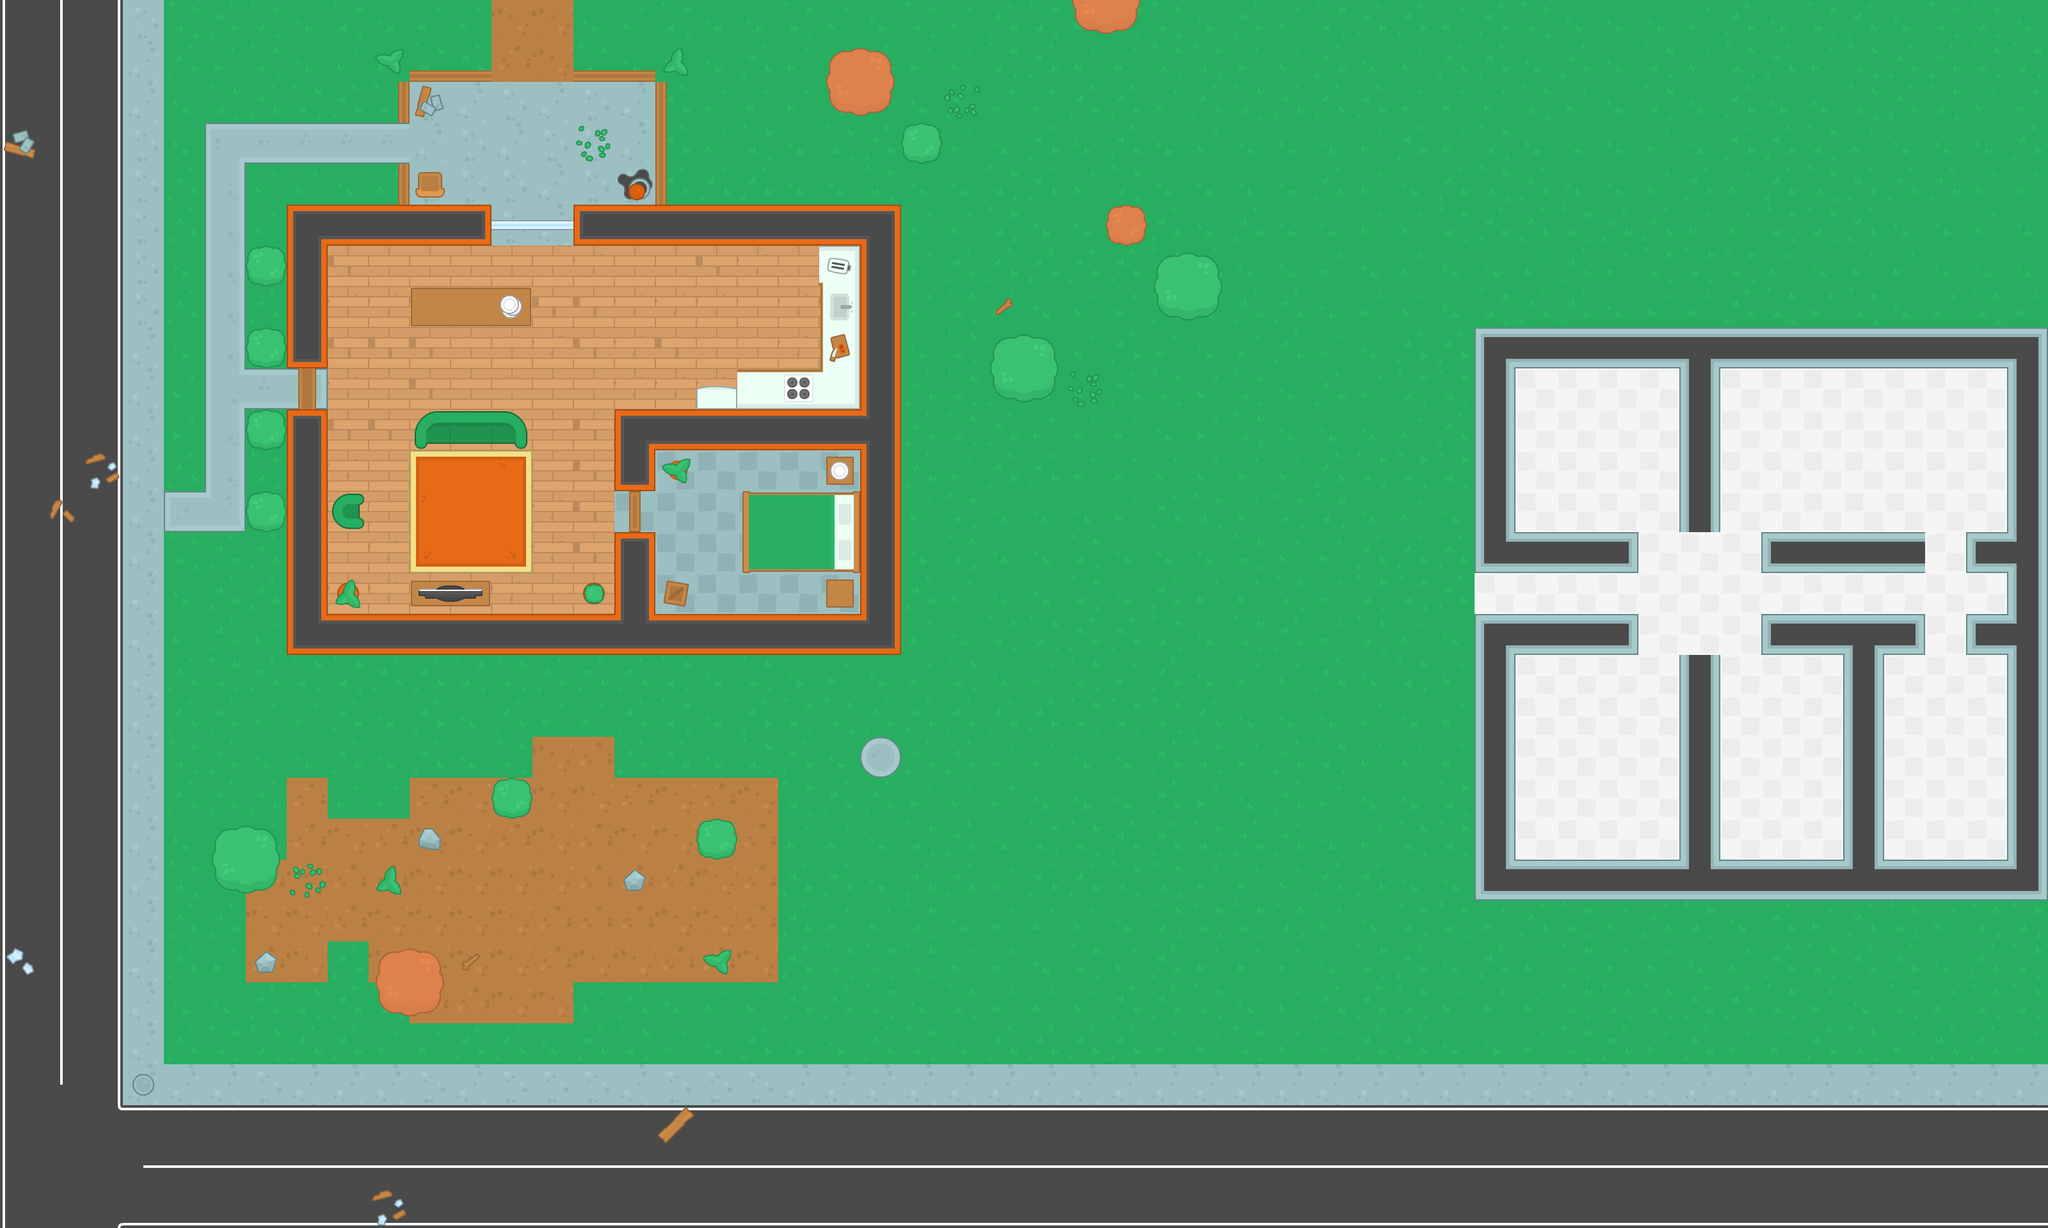

Tiled map render using the project's own tile images. Description and the map definition, with tile-layer contents summarised, below:
An orthogonal 50x30 tile map with 64x64 px tiles, 4 tile layers (ground, walls, items, decorations), 2 tilesets and 95 objects (50x Wall, 34x Zombie, 3x Mine, 2x Spawner, Player, ...).

<map version="1.2" tiledversion="1.2.4" orientation="orthogonal" renderorder="right-down" width="50" height="30" tilewidth="64" tileheight="64" infinite="0" nextlayerid="9" nextobjectid="220">
 <tileset firstgid="1" name="spritesheet_tiles" tilewidth="64" tileheight="64" spacing="10" tilecount="540" columns="27">
  <image source="spritesheet_tiles.png" width="1988" height="1470" />
 </tileset>
 <tileset firstgid="541" name="Tile_sheet" tilewidth="64" tileheight="64" spacing="10" tilecount="540" columns="27">
  <image source="spritesheet_tiles.png" trans="ff00ff" width="1988" height="1470" />
 </tileset>
 <layer id="1" name="ground" width="50" height="30" locked="1">
  <data>[1500 cells, 1499 non-empty, 40 distinct tile ids]</data>
 </layer>
 <layer id="2" name="walls" width="50" height="30" locked="1">
  <data>[1500 cells, 149 non-empty, 25 distinct tile ids]</data>
 </layer>
 <layer id="3" name="items" width="50" height="30" locked="1">
  <data>[1500 cells, 65 non-empty, 38 distinct tile ids]</data>
 </layer>
 <layer id="4" name="decorations" width="50" height="30" locked="1">
  <data>[1500 cells, 25 non-empty, 18 distinct tile ids]</data>
 </layer>
 <objectgroup id="8" name="Obstacles">
  <object id="87" name="Wall" x="448" y="320" width="320" height="64" />
  <object id="88" x="640" y="384" width="64" />
  <object id="93" name="Wall" x="448" y="384" width="64" height="192" />
  <object id="94" name="Player" x="2936" y="622" width="64" height="64" />
  <object id="96" name="Wall" x="1344" y="384" width="64" height="576" />
  <object id="97" name="Wall" x="448" y="640" width="62" height="320" />
  <object id="100" name="Wall" x="398" y="528" width="36.6667" height="32.6667" />
  <object id="101" name="Wall" x="396" y="401.333" width="38.6667" height="30.6667" />
  <object id="102" name="Wall" x="640" y="704" width="192" height="192" />
  <object id="103" name="Wall" x="640" y="448" width="192" height="64" />
  <object id="104" name="Wall" x="960" y="640" width="384" height="64" />
  <object id="105" name="Wall" x="960" y="704" width="64" height="64" />
  <object id="110" name="Wall" x="640" y="640" width="192" height="64" />
  <object id="111" name="Wall" x="516" y="768" width="64" height="64" />
  <object id="112" name="Wall" x="518" y="898" width="52" height="54" />
  <object id="113" name="Wall" x="896" y="896" width="64" height="64" />
  <object id="114" name="Wall" x="640" y="896" width="128" height="64" />
  <object id="117" name="Wall" x="3136" y="576" width="64" height="832" />
  <object id="118" name="Wall" x="2304" y="960" width="64" height="448" />
  <object id="120" name="Wall" x="2624" y="576" width="64" height="256" />
  <object id="121" name="Wall" x="2624" y="1026" width="64" height="318" />
  <object id="122" name="Wall" x="2880" y="1024" width="64" height="320" />
  <object id="127" name="Wall" x="3072" y="832" width="64" height="64" />
  <object id="128" name="Wall" x="3072" y="960" width="64" height="64" />
  <object id="129" name="Wall" x="394" y="784" width="38.6667" height="30.6667" />
  <object id="130" name="Wall" x="1304" y="88" width="70" height="70" />
  <object id="134" name="Zombie" x="874" y="712" width="40" height="42" />
  <object id="135" name="Zombie" x="1176" y="460" width="40" height="42" />
  <object id="136" name="Zombie" x="260" y="636" width="40" height="42" />
  <object id="137" name="Wall" x="1152" y="576" width="188" height="64" />
  <object id="139" x="1088" y="604" width="62.6667" height="30.6667" />
  <object id="140" name="Wall" x="398" y="652" width="32" height="36" />
  <object id="146" name="Wall" x="2304" y="512" width="64" height="384" />
  <object id="147" name="Wall" x="2368" y="512" width="832" height="64" />
  <object id="149" name="Wall" x="2368" y="1344" width="768" height="64" />
  <object id="150" name="Wall" x="2752" y="832" width="256" height="64" />
  <object id="151" name="Wall" x="2752" y="960" width="256" height="64" />
  <object id="152" name="Wall" x="2368" y="960" width="192" height="64" />
  <object id="153" name="Wall" x="2368" y="832" width="192" height="64" />
  <object id="154" name="Wall" x="1280" y="384" width="64" height="192" />
  <object id="156" name="Wall" x="896" y="320" width="512" height="64" />
  <object id="158" name="Wall" x="448" y="960" width="960" height="64" />
  <object id="161" name="Wall" x="958" y="832" width="64" height="128" />
  <object id="162" name="Zombie" x="1998" y="646" width="40" height="42" />
  <object id="163" name="Zombie" x="1792" y="512" width="40" height="42" />
  <object id="164" name="Zombie" x="1664" y="640" width="40" height="42" />
  <object id="165" name="Zombie" x="1838" y="654" width="40" height="42" />
  <object id="166" name="Wall" x="1826" y="416" width="56" height="60" />
  <object id="167" name="Wall" x="1570" y="544" width="60" height="60" />
  <object id="169" name="Zombie" x="1918" y="544" width="40" height="42" />
  <object id="170" name="Zombie" x="1736" y="732" width="40" height="42" />
  <object id="171" name="Zombie" x="1522" y="690" width="40" height="42" />
  <object id="172" x="0" y="0" />
  <object id="173" name="Wall" x="0" y="0" height="1920" />
  <object id="174" name="Wall" x="0" y="1920" width="3200" />
  <object id="175" name="Wall" x="3200" y="0" height="1920" />
  <object id="176" name="Wall" x="0" y="0" width="3200" />
  <object id="177" name="Health" x="2178" y="768" width="36" height="38" />
  <object id="178" name="Wall" x="1156" y="770" width="178" height="124" />
  <object id="179" name="Wall" x="778" y="1230" width="38" height="38" />
  <object id="180" name="Wall" x="346" y="1308" width="70" height="70" />
  <object id="181" name="Wall" x="600" y="1496" width="72" height="70" />
  <object id="182" name="Wall" x="1100" y="1294" width="38" height="36" />
  <object id="183" name="Wall" x="1740" y="328" width="38" height="42" />
  <object id="184" name="Shotgun" x="2808" y="680" width="40" height="36" />
  <object id="185" name="Zombie" x="914" y="146" width="40" height="42" />
  <object id="186" name="Zombie" x="230" y="452" width="40" height="42" />
  <object id="187" name="Spawner" x="768" y="1348" width="68" height="60" />
  <object id="190" name="Spawner" x="1538" y="258" width="68" height="60" />
  <object id="191" name="Mine" x="518" y="1290" />
  <object id="192" name="Mine" x="628" y="1206" />
  <object id="193" name="Wall" x="1418" y="202" width="40" height="38" />
  <object id="194" name="Zombie" x="2700" y="794" width="40" height="42" />
  <object id="195" name="Zombie" x="2720" y="1080" width="40" height="42" />
  <object id="197" name="Zombie" x="2450" y="1104" width="40" height="42" />
  <object id="198" name="Zombie" x="2516" y="1216" width="40" height="42" />
  <object id="199" name="Zombie" x="2438" y="650" width="40" height="42" />
  <object id="200" name="Zombie" x="2546" y="738" width="40" height="42" />
  <object id="202" name="Zombie" x="1832" y="1040" width="40" height="42" />
  <object id="203" name="Zombie" x="1836" y="882" width="40" height="42" />
  <object id="204" name="Zombie" x="1946" y="742" width="40" height="42" />
  <object id="205" name="Zombie" x="2012" y="1022" width="40" height="42" />
  <object id="206" name="Zombie" x="1994" y="862" width="40" height="42" />
  <object id="207" name="Mine" x="2512" y="918" width="24" height="24" />
  <object id="209" name="Zombie" x="1728" y="878" width="40" height="42" />
  <object id="210" name="Zombie" x="1554" y="804" width="40" height="42" />
  <object id="211" name="Zombie" x="1654" y="738" width="40" height="42" />
  <object id="212" name="Zombie" x="1572" y="1192" width="40" height="42" />
  <object id="213" name="Zombie" x="2136" y="1078" width="40" height="42" />
  <object id="214" name="Zombie" x="2162" y="558" width="40" height="42" />
  </objectgroup>
</map>
<!-- 5 of 95 objects omitted -->
